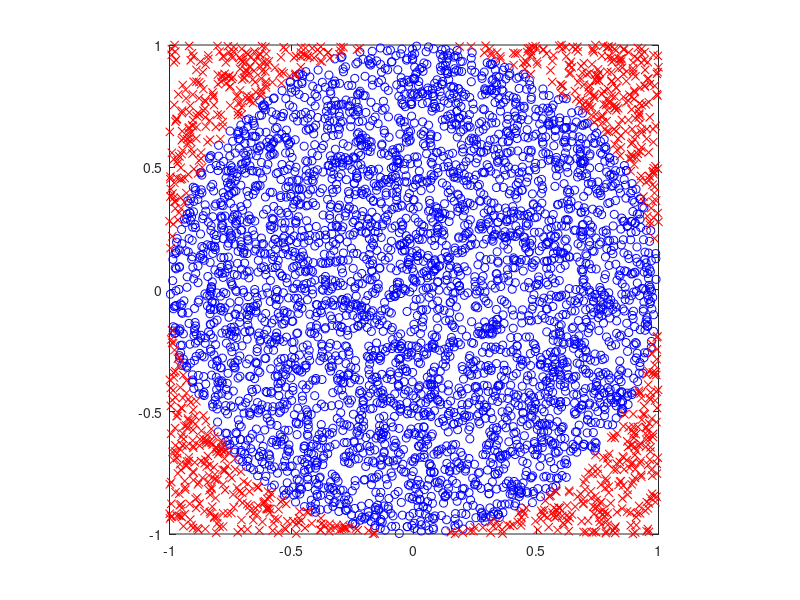

Source code (MATLAB):
%% Estimate Pi using Monte Carlo
%  A=pi r^2, pi_hat = A / r^2
%  x,y ~ Unif(-r,r)
%  I=int_a^b h(x) dx = int_a^b w(x)p(x) dx, where w(x)=h(x)(b-a) and
%  p(x)=1/(b-a)

% Reference: 
% http://www.cs.ubc.ca/~murphyk/Teaching/CS340-Fall06/reading/mcmc.pdf

%% Monte Carlo Algorithm

r=1;
num_iter=5e3;
x=unifrnd(-r,r,num_iter,1);
y=unifrnd(-r,r,num_iter,1);
rs2=x.^2+y.^2;
inside=(rs2<=r^2);
samples=(2*r)*(2*r)*inside; %(bx-ax)*(by-ay)*I[x^2+y^2<=r^2]
I_hat=mean(samples);
pi_hat=I_hat/r^2
pi_hat_se=sqrt(var(samples))/sqrt(num_iter)

%% generate plots
figure(1);
outside=~inside;
plot(x(inside),y(inside),'bo'); hold on;
plot(x(outside),y(outside),'rx'); axis square;

